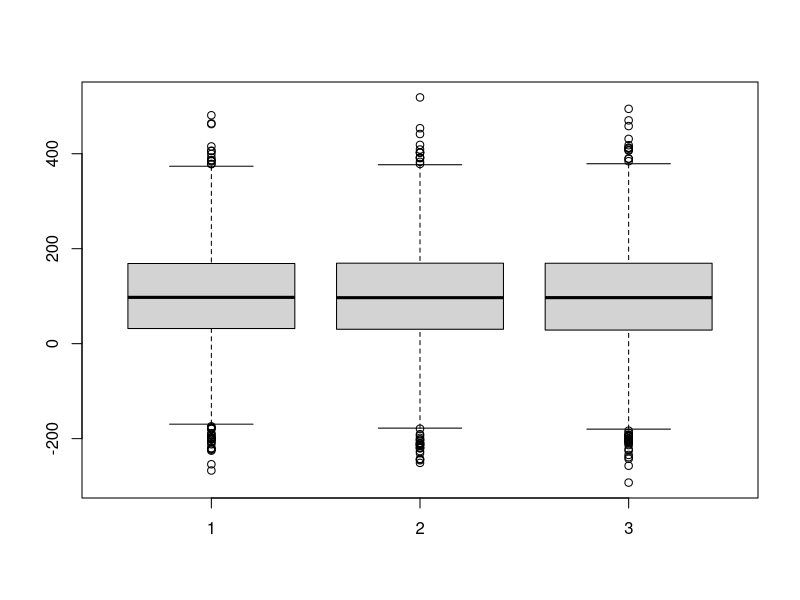
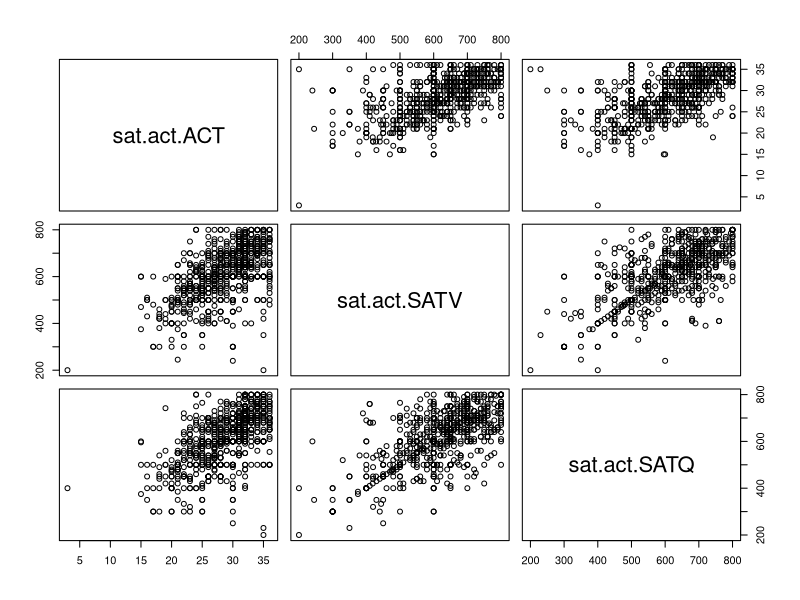

The R script that drew these images, in order:
#-------------Hypothesis testing for the mean-------------

#case 1: two samples from the same population N(10, 100)

set.seed(1)

#two samples from N(10, 100)

x1 <- rnorm(10, mean=10, sd=100)

x2 <- rnorm(1000, mean=10, sd=100)

#null hypothesis: mu = 0

t.test(x1, mu=0) #null ypothesis is accepted, when it is false (type II error)

t.test(x2, mu=0) #null hypothesis is rejected, and it is false (rigt decision)

#------------Two paired-data tests----------------------

set.seed(1)

init1 <- rnorm(100, mean=100, sd=100)
treatA1 <- init1 + rnorm(100, mean=0, sd=20)
treatB1 <- init1 - rnorm(100, mean=1, sd=20)

t.test(init1, treatA1, paired=T)
t.test(init1, treatB1, paired=T) #effect not detected (type II error)

init2 <- rnorm(6000, mean=100, sd=100)
treatA2 <- init2 + rnorm(6000, mean=0, sd=20)
treatB2 <- init2 - rnorm(6000, mean=1, sd=20)

t.test(init2, treatA2, paired=T)
t.test(init2, treatB2, paired=T) #effect detected

#plotting the three variables

boxplot(init2, treatA2, treatB2)

#----------Correlations of the sat.act dataset-------------

library(psych)

data(sat.act)

sat.act.scores <- data.frame(sat.act$ACT, sat.act$SATV, sat.act$SATQ)

pairs(sat.act.scores) #plotting correlations

cor.sat.act.scores <- cor(sat.act.scores) #storign correlations on a matrix

cortest.sat.act.scores <- corr.test(sat.act.scores) #storing info about correlations

cortest.sat.act.scores$r #correlation test

cortest.sat.act.scores$p #significance levels


